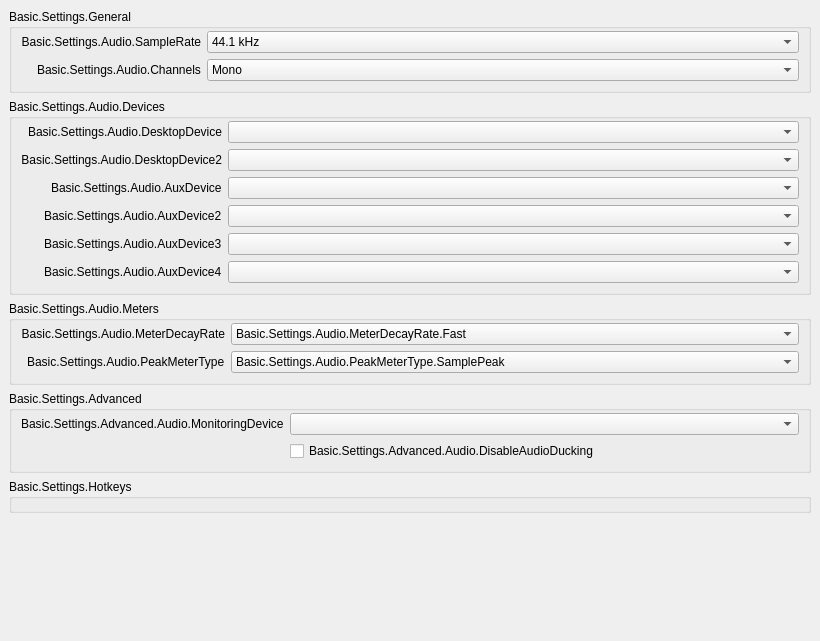
           <widget class="QWidget" name="scrollAreaWidgetContents_50">
            <property name="geometry">
             <rect>
              <x>0</x>
              <y>0</y>
              <width>820</width>
              <height>641</height>
             </rect>
            </property>
            <layout class="QVBoxLayout" name="verticalLayout_50">
             <property name="leftMargin">
              <number>0</number>
             </property>
             <property name="topMargin">
              <number>0</number>
             </property>
             <property name="rightMargin">
              <number>0</number>
             </property>
             <property name="bottomMargin">
              <number>9</number>
             </property>
             <item alignment="Qt::AlignTop">
              <widget class="QWidget" name="widget_50" native="true">
               <layout class="QVBoxLayout" name="verticalLayout_51">
                <item>
                 <widget class="QGroupBox" name="audioGeneralGroupBox">
                  <property name="title">
                   <string>Basic.Settings.General</string>
                  </property>
                  <layout class="QFormLayout" name="formLayout_52">
                   <property name="fieldGrowthPolicy">
                    <enum>QFormLayout::AllNonFixedFieldsGrow</enum>
                   </property>
                   <property name="labelAlignment">
                    <set>Qt::AlignRight|Qt::AlignTrailing|Qt::AlignVCenter</set>
                   </property>
                   <property name="topMargin">
                    <number>2</number>
                   </property>
                   <item row="0" column="0">
                    <widget class="QLabel" name="label_14">
                     <property name="minimumSize">
                      <size>
                       <width>170</width>
                       <height>0</height>
                      </size>
                     </property>
                     <property name="text">
                      <string>Basic.Settings.Audio.SampleRate</string>
                     </property>
                     <property name="alignment">
                      <set>Qt::AlignRight|Qt::AlignTrailing|Qt::AlignVCenter</set>
                     </property>
                     <property name="buddy">
                      <cstring>sampleRate</cstring>
                     </property>
                    </widget>
                   </item>
                   <item row="0" column="1">
                    <widget class="QComboBox" name="sampleRate">
                     <property name="currentText">
                      <string notr="true">44.1 kHz</string>
                     </property>
                     <property name="currentIndex">
                      <number>0</number>
                     </property>
                     <item>
                      <property name="text">
                       <string>44.1 kHz</string>
                      </property>
                     </item>
                     <item>
                      <property name="text">
                       <string>48 kHz</string>
                      </property>
                     </item>
                    </widget>
                   </item>
                   <item row="1" column="0">
                    <widget class="QLabel" name="label_15">
                     <property name="text">
                      <string>Basic.Settings.Audio.Channels</string>
                     </property>
                     <property name="buddy">
                      <cstring>channelSetup</cstring>
                     </property>
                    </widget>
                   </item>
                   <item row="1" column="1">
                    <widget class="QComboBox" name="channelSetup">
                     <property name="currentText">
                      <string>Mono</string>
                     </property>
                     <property name="currentIndex">
                      <number>0</number>
                     </property>
                     <item>
                      <property name="text">
                       <string>Mono</string>
                      </property>
                     </item>
                     <item>
                      <property name="text">
                       <string>Stereo</string>
                      </property>
                     </item>
                     <item>
                      <property name="text">
                       <string>2.1</string>
                      </property>
                     </item>
                     <item>
                      <property name="text">
                       <string>4.0</string>
                      </property>
                     </item>
                     <item>
                      <property name="text">
                       <string>4.1</string>
                      </property>
                     </item>
                     <item>
                      <property name="text">
                       <string>5.1</string>
                      </property>
                     </item>
                     <item>
                      <property name="text">
                       <string>7.1</string>
                      </property>
                     </item>
                    </widget>
                   </item>
                  </layout>
                 </widget>
                </item>
                <item>
                 <widget class="QGroupBox" name="audioDevicesGroupBox">
                  <property name="title">
                   <string>Basic.Settings.Audio.Devices</string>
                  </property>
                  <layout class="QFormLayout" name="formLayout_53">
                   <property name="fieldGrowthPolicy">
                    <enum>QFormLayout::AllNonFixedFieldsGrow</enum>
                   </property>
                   <property name="labelAlignment">
                    <set>Qt::AlignRight|Qt::AlignTrailing|Qt::AlignVCenter</set>
                   </property>
                   <property name="topMargin">
                    <number>2</number>
                   </property>
                   <item row="0" column="0">
                    <widget class="QLabel" name="label_2">
                     <property name="minimumSize">
                      <size>
                       <width>170</width>
                       <height>0</height>
                      </size>
                     </property>
                     <property name="text">
                      <string>Basic.Settings.Audio.DesktopDevice</string>
                     </property>
                     <property name="alignment">
                      <set>Qt::AlignRight|Qt::AlignTrailing|Qt::AlignVCenter</set>
                     </property>
                     <property name="buddy">
                      <cstring>desktopAudioDevice1</cstring>
                     </property>
                    </widget>
                   </item>
                   <item row="0" column="1">
                    <widget class="QComboBox" name="desktopAudioDevice1">
                     <property name="enabled">
                      <bool>true</bool>
                     </property>
                    </widget>
                   </item>
                   <item row="1" column="0">
                    <widget class="QLabel" name="label_3">
                     <property name="text">
                      <string>Basic.Settings.Audio.DesktopDevice2</string>
                     </property>
                     <property name="alignment">
                      <set>Qt::AlignRight|Qt::AlignTrailing|Qt::AlignVCenter</set>
                     </property>
                     <property name="buddy">
                      <cstring>desktopAudioDevice2</cstring>
                     </property>
                    </widget>
                   </item>
                   <item row="1" column="1">
                    <widget class="QComboBox" name="desktopAudioDevice2">
                     <property name="enabled">
                      <bool>true</bool>
                     </property>
                    </widget>
                   </item>
                   <item row="2" column="0">
                    <widget class="QLabel" name="label_4">
                     <property name="text">
                      <string>Basic.Settings.Audio.AuxDevice</string>
                     </property>
                     <property name="buddy">
                      <cstring>auxAudioDevice1</cstring>
                     </property>
                    </widget>
                   </item>
                   <item row="2" column="1">
                    <widget class="QComboBox" name="auxAudioDevice1">
                     <property name="enabled">
                      <bool>true</bool>
                     </property>
                    </widget>
                   </item>
                   <item row="3" column="0">
                    <widget class="QLabel" name="label_5">
                     <property name="text">
                      <string>Basic.Settings.Audio.AuxDevice2</string>
                     </property>
                     <property name="buddy">
                      <cstring>auxAudioDevice2</cstring>
                     </property>
                    </widget>
                   </item>
                   <item row="3" column="1">
                    <widget class="QComboBox" name="auxAudioDevice2">
                     <property name="enabled">
                      <bool>true</bool>
                     </property>
                    </widget>
                   </item>
                   <item row="4" column="0">
                    <widget class="QLabel" name="label_6">
                     <property name="text">
                      <string>Basic.Settings.Audio.AuxDevice3</string>
                     </property>
                     <property name="buddy">
                      <cstring>auxAudioDevice3</cstring>
                     </property>
                    </widget>
                   </item>
                   <item row="4" column="1">
                    <widget class="QComboBox" name="auxAudioDevice3">
                     <property name="enabled">
                      <bool>true</bool>
                     </property>
                    </widget>
                   </item>
                   <item row="5" column="1">
                    <widget class="QComboBox" name="auxAudioDevice4">
                     <property name="enabled">
                      <bool>true</bool>
                     </property>
                    </widget>
                   </item>
                   <item row="5" column="0">
                    <widget class="QLabel" name="label_67">
                     <property name="text">
                      <string>Basic.Settings.Audio.AuxDevice4</string>
                     </property>
                     <property name="buddy">
                      <cstring>auxAudioDevice4</cstring>
                     </property>
                    </widget>
                   </item>
                  </layout>
                 </widget>
                </item>
                <item>
                 <widget class="QGroupBox" name="audioMetersGroupBox">
                  <property name="title">
                   <string>Basic.Settings.Audio.Meters</string>
                  </property>
                  <layout class="QFormLayout" name="formLayout_54">
                   <property name="fieldGrowthPolicy">
                    <enum>QFormLayout::AllNonFixedFieldsGrow</enum>
                   </property>
                   <property name="labelAlignment">
                    <set>Qt::AlignRight|Qt::AlignTrailing|Qt::AlignVCenter</set>
                   </property>
                   <property name="topMargin">
                    <number>2</number>
                   </property>
                   <item row="0" column="0">
                    <widget class="QLabel" name="label_65">
                     <property name="minimumSize">
                      <size>
                       <width>170</width>
                       <height>0</height>
                      </size>
                     </property>
                     <property name="text">
                      <string>Basic.Settings.Audio.MeterDecayRate</string>
                     </property>
                     <property name="alignment">
                      <set>Qt::AlignRight|Qt::AlignTrailing|Qt::AlignVCenter</set>
                     </property>
                     <property name="buddy">
                      <cstring>meterDecayRate</cstring>
                     </property>
                    </widget>
                   </item>
                   <item row="0" column="1">
                    <widget class="QComboBox" name="meterDecayRate">
                     <property name="currentText">
                      <string>Basic.Settings.Audio.MeterDecayRate.Fast</string>
                     </property>
                     <property name="currentIndex">
                      <number>0</number>
                     </property>
                     <item>
                      <property name="text">
                       <string>Basic.Settings.Audio.MeterDecayRate.Fast</string>
                      </property>
                     </item>
                     <item>
                      <property name="text">
                       <string>Basic.Settings.Audio.MeterDecayRate.Medium</string>
                      </property>
                     </item>
                     <item>
                      <property name="text">
                       <string>Basic.Settings.Audio.MeterDecayRate.Slow</string>
                      </property>
                     </item>
                    </widget>
                   </item>
                   <item row="1" column="0">
                    <widget class="QLabel" name="label_66">
                     <property name="text">
                      <string>Basic.Settings.Audio.PeakMeterType</string>
                     </property>
                     <property name="buddy">
                      <cstring>peakMeterType</cstring>
                     </property>
                    </widget>
                   </item>
                   <item row="1" column="1">
                    <widget class="QComboBox" name="peakMeterType">
                     <property name="currentIndex">
                      <number>0</number>
                     </property>
                     <item>
                      <property name="text">
                       <string>Basic.Settings.Audio.PeakMeterType.SamplePeak</string>
                      </property>
                     </item>
                     <item>
                      <property name="text">
                       <string>Basic.Settings.Audio.PeakMeterType.TruePeak</string>
                      </property>
                     </item>
                    </widget>
                   </item>
                  </layout>
                 </widget>
                </item>
                <item>
                 <widget class="QGroupBox" name="audioAdvGroupBox">
                  <property name="title">
                   <string>Basic.Settings.Advanced</string>
                  </property>
                  <layout class="QFormLayout" name="formLayout_56">
                   <property name="fieldGrowthPolicy">
                    <enum>QFormLayout::AllNonFixedFieldsGrow</enum>
                   </property>
                   <property name="labelAlignment">
                    <set>Qt::AlignRight|Qt::AlignTrailing|Qt::AlignVCenter</set>
                   </property>
                   <property name="topMargin">
                    <number>2</number>
                   </property>
                   <item row="0" column="0">
                    <widget class="QLabel" name="monitoringDeviceLabel">
                     <property name="text">
                      <string>Basic.Settings.Advanced.Audio.MonitoringDevice</string>
                     </property>
                     <property name="buddy">
                      <cstring>monitoringDevice</cstring>
                     </property>
                    </widget>
                   </item>
                   <item row="0" column="1">
                    <widget class="QComboBox" name="monitoringDevice"/>
                   </item>
                   <item row="1" column="0">
                    <spacer name="horizontalSpacer_11">
                     <property name="orientation">
                      <enum>Qt::Horizontal</enum>
                     </property>
                     <property name="sizeHint" stdset="0">
                      <size>
                       <width>170</width>
                       <height>20</height>
                      </size>
                     </property>
                    </spacer>
                   </item>
                   <item row="1" column="1">
                    <widget class="QCheckBox" name="disableAudioDucking">
                     <property name="text">
                      <string>Basic.Settings.Advanced.Audio.DisableAudioDucking</string>
                     </property>
                    </widget>
                   </item>
                  </layout>
                 </widget>
                </item>
                <item>
                 <widget class="QGroupBox" name="audioHotkeysGroupBox">
                  <property name="title">
                   <string>Basic.Settings.Hotkeys</string>
                  </property>
                  <layout class="QFormLayout" name="audioSourceLayout">
                   <property name="fieldGrowthPolicy">
                    <enum>QFormLayout::AllNonFixedFieldsGrow</enum>
                   </property>
                   <property name="labelAlignment">
                    <set>Qt::AlignRight|Qt::AlignTrailing|Qt::AlignVCenter</set>
                   </property>
                   <property name="topMargin">
                    <number>2</number>
                   </property>
                  </layout>
                 </widget>
                </item>
               </layout>
              </widget>
             </item>
            </layout>
           </widget>
